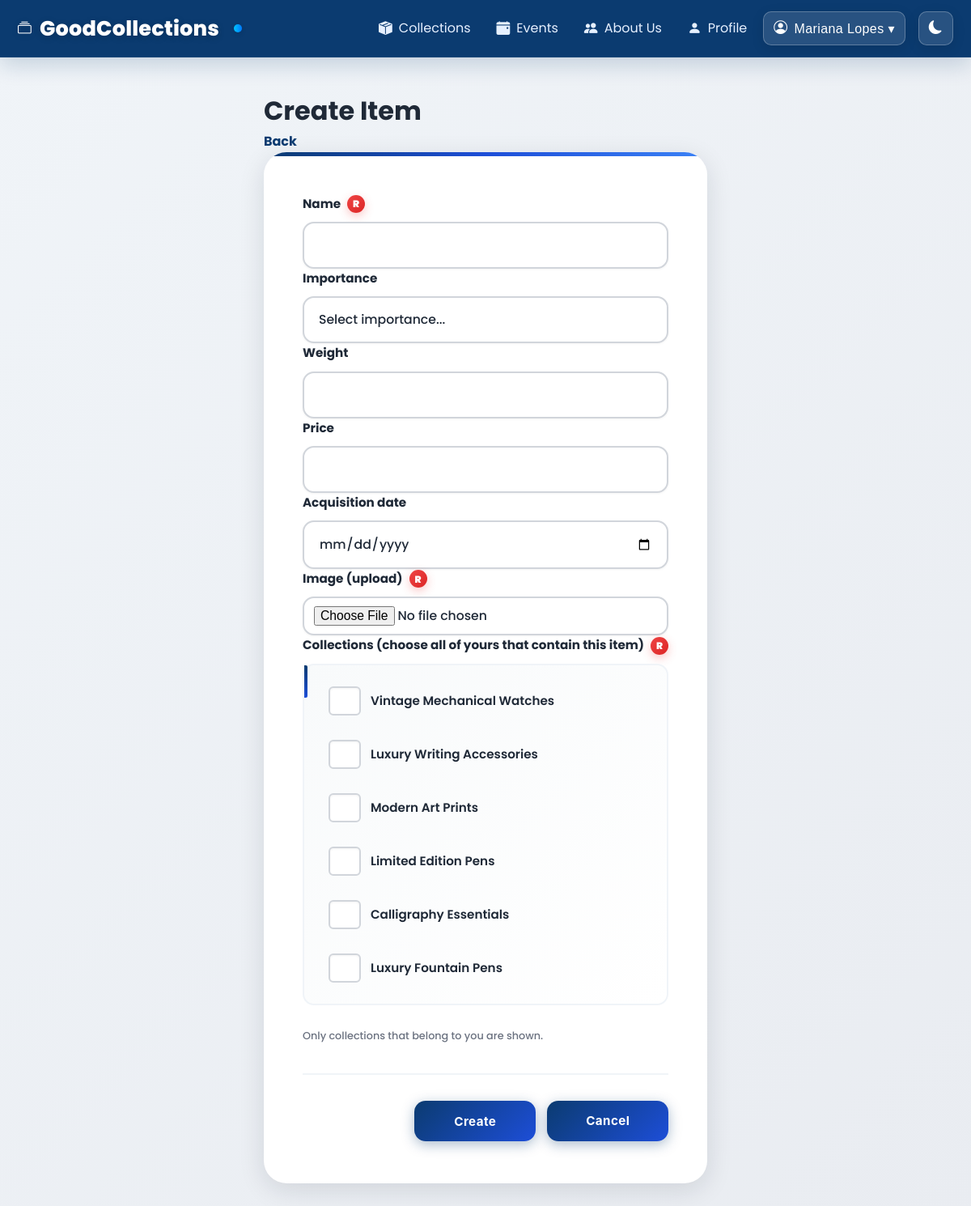
/SIE/PHP/pages/items_form.php (signed in), run on an earlier commit of the app's database.
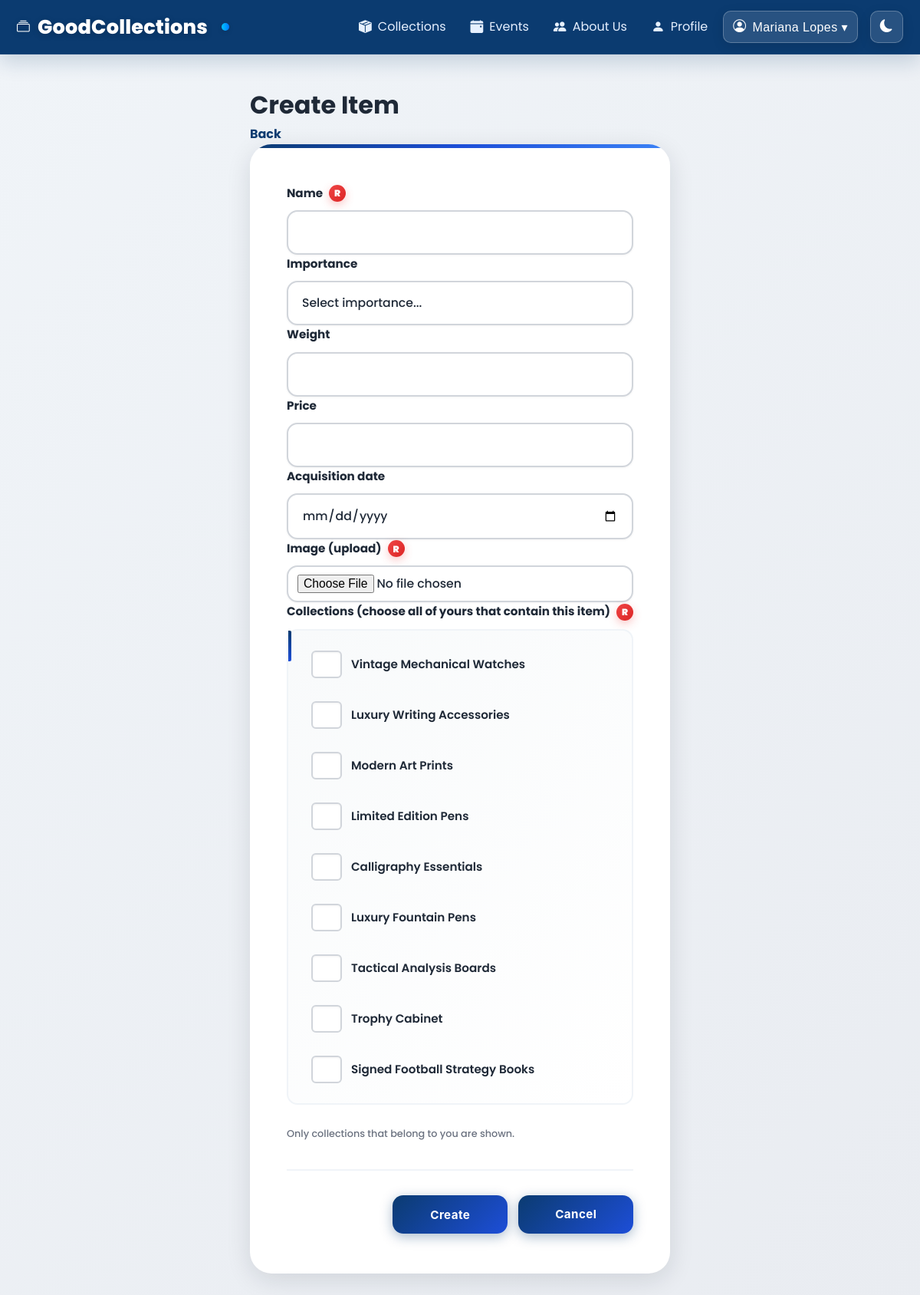
And on a later commit of the database.
### tables this page shows
CREATE TABLE `collections` (
  `collection_id` varchar(100) NOT NULL,
  `name` varchar(255) NOT NULL,
  `type` varchar(100) DEFAULT NULL,
  `cover_image` varchar(255) DEFAULT NULL,
  `summary` text DEFAULT NULL,
  `description` text DEFAULT NULL,
  `created_at` datetime DEFAULT NULL,
  `user_id` varchar(100) DEFAULT NULL
);

### SIE/PHP/includes/data_loader.php (called while the page is built, shortened)
<?php
function table_exists($mysqli, $tableName)
{
  $t = $mysqli->real_escape_string($tableName);
  $res = $mysqli->query("SHOW TABLES LIKE '{$t}'");
  return $res && $res->num_rows > 0;
}
function fetch_all($mysqli, $sql, $types = null, $params = [])
{
  $stmt = $mysqli->prepare($sql);
  $stmt->execute();
  $res = $stmt->get_result();
  $rows = $res->fetch_all(MYSQLI_ASSOC);
  return $rows;
}
function column_exists($mysqli, $table, $column)
{
  $t = $mysqli->real_escape_string($table);
  $c = $mysqli->real_escape_string($column);
  $res = $mysqli->query("SHOW COLUMNS FROM `{$t}` LIKE '{$c}'");
  return $res && $res->num_rows > 0;
}
function resolve_image_path($rawPath, $folder, $default = '')
{
  $trim = trim((string)$rawPath);
  if ($trim === '') return '';
  $fileName = basename($trim);
  $root = dirname(__DIR__, 2);
  $uploadsRel = 'uploads/' . $folder . '/' . $fileName;
  $uploadsAbs = $root . '/' . $uploadsRel;
  if (is_file($uploadsAbs)) {
    return $uploadsRel;
  }
  $legacyRel = 'images/' . $fileName;
  $legacyAbs = $root . '/' . $legacyRel;
  $candidate = $root . '/' . ltrim($trim, './');
  return ltrim($trim, './');
}
function load_app_data($mysqli)
{
  $cols = fetch_all($mysqli, "SELECT collection_id,name,type,cover_image,summary,description,created_at,user_id FROM collections ORDER BY created_at DESC");
  $collections = array_map(function ($r) {
    $owner = $r['user_id'] ?? null;
    $cover = resolve_image_path($r['cover_image'] ?? '', 'collections');
    return [
      'id' => $r['collection_id'] ?? null,
      'name' => $r['name'] ?? null,
      'type' => $r['type'] ?? null,
      'coverImage' => $cover,
      'summary' => $r['summary'] ?? null,
      'description' => $r['description'] ?? null,
      'createdAt' => $r['created_at'] ?? null,
      'ownerId' => $owner,
      'owner-id' => $owner
    ];
  }, $cols);
  $usersRows = fetch_all($mysqli, "SELECT user_id,user_name,user_photo,date_of_birth,email,member_since FROM users");
  $users = array_map(function ($r) {
    $uid = $r['user_id'] ?? null;
    $uname = $r['user_name'] ?? null;
    $photo = resolve_image_path($r['user_photo'] ?? '', 'users');
    return [
      'id' => $uid,
      'user_id' => $uid,
      'user_name' => $uname,
      'user_photo' => $photo,
      'date_of_birth' => $r['date_of_birth'] ?? null,
      'email' => $r['email'] ?? null,
      'member_since' => $r['member_since'] ?? null,
      'owner-id' => $uid,
      'owner-name' => $uname,
      'owner-photo' => $photo,
      'date-of-birth' => $r['date_of_birth'] ?? null,
      'member-since' => $r['member_since'] ?? null
    ];
  }, $usersRows);
  $itemsRows = fetch_all($mysqli, "SELECT item_id,name,importance,weight,price,acquisition_date,created_at,updated_at,image FROM items");
  $items = array_map(function ($r) {
    $img = resolve_image_path($r['image'] ?? '', 'items');
    return [
      'id' => $r['item_id'] ?? null,
      'name' => $r['name'] ?? null,
      'importance' => $r['importance'] ?? null,
      'weight' => $r['weight'] ?? null,
      'price' => $r['price'] ?? null,
      'acquisitionDate' => $r['acquisition_date'] ?? null,
      'createdAt' => $r['created_at'] ?? null,
      'updatedAt' => $r['updated_at'] ?? null,
      'image' => $img,
    ];
  }, $itemsRows);
  $eventsSelectCost = column_exists($mysqli, 'events', 'cost');
  $eventsSelectHost = column_exists($mysqli, 'events', 'host_user_id');
  $eventFields = [
    'event_id',
    'name',
    'localization',
    'event_date',
    'type',
    'summary',
    'description',
    'created_at',
    'updated_at',
  ];
  if ($eventsSelectCost) $eventFields[] = 'cost';
  $eventsQuery = 'SELECT ' . implode(',', $eventFields) . ' FROM events';
  $eventsRows = fetch_all($mysqli, $eventsQuery);
  $events = array_map(function ($r) {
    $host = $r['host_user_id'] ?? null;
    return [
      'id' => $r['event_id'] ?? null,
      'name' => $r['name'] ?? null,
      'localization' => $r['localization'] ?? null,
      'date' => $r['event_date'] ?? null,
      'type' => $r['type'] ?? null,
      'summary' => $r['summary'] ?? null,
      'description' => $r['description'] ?? null,
      'cost' => $r['cost'] ?? null,
      'createdAt' => $r['created_at'] ?? null,
      'updatedAt' => $r['updated_at'] ?? null,
      'hostUserId' => $host,
      'collectionId' => null,
      'collection_id' => null,
      'host_user_id' => $host
    ];
  }, $eventsRows);
  $ciRows = fetch_all($mysqli, "SELECT collection_id,item_id FROM collection_items");
  $collectionItems = array_map(function ($r) {
    return ['collectionId' => $r['collection_id'], 'itemId' => $r['item_id']];
  }, $ciRows);
  $ceRows = fetch_all($mysqli, "SELECT collection_id,event_id FROM collection_events");
  $collectionEvents = array_map(function ($r) {
    return ['collectionId' => $r['collection_id'], 'eventId' => $r['event_id']];
  }, $ceRows);
  $eventCollectionMap = [];
  foreach ($collectionEvents as $link) {
    $eid = $link['eventId'] ?? null;
    $cid = $link['collectionId'] ?? null;
    if (!isset($eventCollectionMap[$eid])) {
      $eventCollectionMap[$eid] = [];
    }
    if (!in_array($cid, $eventCollectionMap[$eid], true)) {
      $eventCollectionMap[$eid][] = $cid;
    }
  }
  foreach ($events as &$evt) {
    $eid = $evt['id'] ?? null;
  }
  $collectionsUsers = array_map(function ($c) {
    return ['collectionId' => $c['id'], 'ownerId' => $c['ownerId']];
  }, $collections);
  $erRows = table_exists($mysqli, 'event_ratings')
    ? fetch_all($mysqli, "SELECT event_id,user_id,rating,collection_id FROM event_ratings")
    : [];
  $rsvpRows = table_exists($mysqli, 'event_rsvps')
    ? fetch_all($mysqli, "SELECT event_id,user_id FROM event_rsvps")
    : [];
  $rsvpMap = [];
  foreach ($rsvpRows as $r) {
    $eid = $r['event_id'] ?? null;
    $uid = $r['user_id'] ?? null;
    if ($eid && $uid) {
      $rsvpMap["{$eid}|{$uid}"] = true;
    }
  }
  $eventsUsers = [];
  foreach ($erRows as $r) {
    $eid = $r['event_id'] ?? null;
    $uid = $r['user_id'] ?? null;
    $key = "{$eid}|{$uid}";
    $eventsUsers[] = [
      'eventId' => $eid,
      'userId' => $uid,
      'rating' => $r['rating'],
      'collectionId' => $r['collection_id'] ?? null,
      'rsvp' => isset($rsvpMap[$key]) ? 1 : 0,
      'type' => 'rating'
    ];
  }
  foreach ($rsvpMap as $key => $_) {
    [$eid, $uid] = explode('|', $key, 2);
    $eventsUsers[] = [
      'eventId' => $eid,
      'userId' => $uid,
      'rating' => null,
      'collectionId' => null,
      'rsvp' => 1,
      'type' => 'rsvp'
    ];
  }
  $userShowcases = [];
  $showcaseMap = [];
  $hasLikedCollectionsTable = table_exists($mysqli, 'user_liked_collections');
  $hasLikedItemsTable = table_exists($mysqli, 'user_liked_items');
  $urc = $hasLikedCollectionsTable
    ? fetch_all($mysqli, "SELECT user_id,last_updated,liked_collection_id as liked_collections FROM user_liked_collections")
    : fetch_all($mysqli, "SELECT user_id,last_updated,liked_collections FROM user_ratings_collections");
  foreach ($urc as $r) {
    $uid = $r['user_id'] ?? null;
    if (!isset($showcaseMap[$uid])) {
      $showcaseMap[$uid] = ['ownerId' => $uid, 'lastUpdated' => $r['last_updated'] ?? null, 'picks' => [], 'likes' => [], 'likedItems' => [], 'likedEvents' => []];
    }
    if (!empty($r['last_updated']) && (empty($showcaseMap[$uid]['lastUpdated']) || strtotime($r['last_updated']) > strtotime($showcaseMap[$uid]['lastUpdated']))) {
      $showcaseMap[$uid]['lastUpdated'] = $r['last_updated'];
    }
    if (!empty($r['liked_collections'])) {
      $raw = $r['liked_collections'];
      $decoded = json_decode($raw, true);
      if (is_array($decoded)) {
        $showcaseMap[$uid]['likes'] = array_values(array_unique(array_merge($showcaseMap[$uid]['likes'], $decoded)));
      } else {
        $showcaseMap[$uid]['likes'] = array_values(array_unique(array_merge($showcaseMap[$uid]['likes'], [$raw])));
      }
    }
  }
  $uri = $hasLikedItemsTable
    ? fetch_all($mysqli, "SELECT user_id,last_updated,liked_item_id as liked_items FROM user_liked_items")
    : fetch_all($mysqli, "SELECT user_id,last_updated,liked_items FROM user_ratings_items");
  foreach ($uri as $r) {
    $uid = $r['user_id'] ?? null;
    if (!empty($r['liked_items'])) {
      $raw = $r['liked_items'];
      $decoded = json_decode($raw, true);
      if (is_array($decoded)) {
        $showcaseMap[$uid]['likedItems'] = array_values(array_unique(array_merge($showcaseMap[$uid]['likedItems'], $decoded)));
      } else {
        $showcaseMap[$uid]['likedItems'] = array_values(array_unique(array_merge($showcaseMap[$uid]['likedItems'], [$raw])));
      }
    }
  }
  foreach ($showcaseMap as $entry) {
    $userShowcases[] = $entry;
  }
  $ufRows = fetch_all($mysqli, "SELECT follower_id,following_id FROM user_followers");
  $userFollows = [];
  foreach ($ufRows as $r) {
    $f = $r['follower_id'] ?? null;
    $t = $r['following_id'] ?? null;
    if (!isset($userFollows[$f])) $userFollows[$f] = [];
    if (!in_array($t, $userFollows[$f], true)) $userFollows[$f][] = $t;
  }
  $itemRatings = [];
  $collectionRatings = [];
  return [
    'collections' => $collections,
    'users' => $users,
    'items' => $items,
    'events' => $events,
    'collectionItems' => $collectionItems,
    'collectionEvents' => $collectionEvents,
    'collectionsUsers' => $collectionsUsers,
    'eventsUsers' => $eventsUsers,
    'userShowcases' => $userShowcases,
    'userFollows' => $userFollows,
    'collectionRatings' => $collectionRatings,
    'itemRatings' => $itemRatings
  ];
}

### SIE/PHP/pages/items_form.php (the view, shortened to what the rows shown need)
<?php
require_once __DIR__ . '/../includes/data_loader.php';
$currentUserId = $_SESSION['user']['id'] ?? null;
$data = load_app_data($mysqli);
$collections = $data['collections'] ?? [];
$editing = false;
$item = [
    'id' => '',
    'name' => '',
    'importance' => '',
    'weight' => '',
    'price' => '',
    'acquisitionDate' => '',
    'image' => '',
    'collectionId' => '',
];
$ownedCollections = array_filter($collections, function ($c) use ($currentUserId) {
    return ($c['ownerId'] ?? null) === $currentUserId;
});
$existingCollections = [];
$existingCollections = array_unique($existingCollections);
?>
<!DOCTYPE html>
<html lang="en">
    <head>
        <link rel="stylesheet" href="../../CSS/general.css">
        <link rel="stylesheet" href="../../CSS/navbar.css">
        <link rel="stylesheet" href="../../CSS/forms.css">
        <link rel="stylesheet" href="https://cdn.jsdelivr.net/npm/bootstrap-icons@1.11.3/font/bootstrap-icons.min.css">
        <link rel="stylesheet" href="../../CSS/christmas.css">
    </head>
    <body>
        <main class="page">
            <header class="page__header">
                <h1><?php echo $editing ? 'Edit Item' : 'Create Item'; ?></h1>
            </header>
            <form class="form-card" action="items_action.php" method="POST" enctype="multipart/form-data">
                <fieldset class="checkbox-group" style="background: linear-gradient(135deg, #f8fafb 0%, #ffffff 100%); padding: 18px; border-radius: 14px; border: 2px solid #f0f4f8;">
                    <?php foreach ($ownedCollections as $col): ?>
                        <?php
                        $checked = in_array($col['id'], $existingCollections, true) || (!$editing && ($item['collectionId'] ?? '') === $col['id']);
                        ?>
                        <div class="checkbox-item">
                            <input
                                type="checkbox"
                                name="collectionIds[]"
                                value="<?php echo htmlspecialchars($col['id']); ?>"
                                id="collection-<?php echo htmlspecialchars($col['id']); ?>"
                                <?php echo $checked ? 'checked' : ''; ?>
                                >
                            <label for="collection-<?php echo htmlspecialchars($col['id']); ?>" style="margin: 0; font-weight: 600;">
                                <?php echo htmlspecialchars($col['name']); ?>
                            </label>
                        </div>
                    <?php endforeach; ?>
                </fieldset>
            </form>
        </main>
    </body>
</html>

What changed in the data, as far as the page shows it:
added collections: name "Tactical Analysis Boards"
added collections: name "Trophy Cabinet"
added collections: name "Signed Football Strategy Books"
